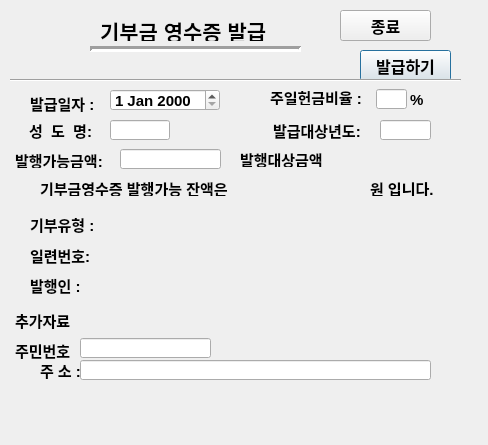
<?xml version="1.0" encoding="UTF-8"?>
<ui version="4.0">
 <class>Dialog</class>
 <widget class="QDialog" name="Dialog">
  <property name="geometry">
   <rect>
    <x>0</x>
    <y>0</y>
    <width>488</width>
    <height>445</height>
   </rect>
  </property>
  <property name="font">
   <font>
    <pointsize>11</pointsize>
    <weight>75</weight>
    <bold>true</bold>
   </font>
  </property>
  <property name="focusPolicy">
   <enum>Qt::NoFocus</enum>
  </property>
  <property name="windowTitle">
   <string>Dialog</string>
  </property>
  <widget class="QLabel" name="label">
   <property name="geometry">
    <rect>
     <x>100</x>
     <y>20</y>
     <width>201</width>
     <height>21</height>
    </rect>
   </property>
   <property name="font">
    <font>
     <pointsize>16</pointsize>
     <weight>75</weight>
     <bold>true</bold>
    </font>
   </property>
   <property name="text">
    <string>기부금 영수증 발급</string>
   </property>
  </widget>
  <widget class="QDateEdit" name="issue_date_widget">
   <property name="geometry">
    <rect>
     <x>110</x>
     <y>89</y>
     <width>110</width>
     <height>22</height>
    </rect>
   </property>
  </widget>
  <widget class="QLabel" name="issue_date">
   <property name="geometry">
    <rect>
     <x>30</x>
     <y>93</y>
     <width>71</width>
     <height>20</height>
    </rect>
   </property>
   <property name="font">
    <font>
     <pointsize>11</pointsize>
     <weight>75</weight>
     <bold>true</bold>
    </font>
   </property>
   <property name="text">
    <string>발급일자 :</string>
   </property>
  </widget>
  <widget class="QLabel" name="label_3">
   <property name="geometry">
    <rect>
     <x>29</x>
     <y>120</y>
     <width>71</width>
     <height>20</height>
    </rect>
   </property>
   <property name="font">
    <font>
     <pointsize>11</pointsize>
     <weight>75</weight>
     <bold>true</bold>
    </font>
   </property>
   <property name="text">
    <string>성  도  명:</string>
   </property>
  </widget>
  <widget class="QLineEdit" name="issue_name_widget">
   <property name="geometry">
    <rect>
     <x>110</x>
     <y>120</y>
     <width>60</width>
     <height>20</height>
    </rect>
   </property>
  </widget>
  <widget class="QLabel" name="issue_name_hapcode_widget">
   <property name="geometry">
    <rect>
     <x>180</x>
     <y>124</y>
     <width>81</width>
     <height>16</height>
    </rect>
   </property>
   <property name="text">
    <string/>
   </property>
  </widget>
  <widget class="QLineEdit" name="target_year_widget">
   <property name="geometry">
    <rect>
     <x>380</x>
     <y>120</y>
     <width>51</width>
     <height>20</height>
    </rect>
   </property>
   <property name="focusPolicy">
    <enum>Qt::StrongFocus</enum>
   </property>
  </widget>
  <widget class="QLabel" name="label_5">
   <property name="geometry">
    <rect>
     <x>273</x>
     <y>120</y>
     <width>101</width>
     <height>20</height>
    </rect>
   </property>
   <property name="font">
    <font>
     <pointsize>11</pointsize>
     <weight>75</weight>
     <bold>true</bold>
    </font>
   </property>
   <property name="text">
    <string>발급대상년도:</string>
   </property>
  </widget>
  <widget class="QLabel" name="label_6">
   <property name="geometry">
    <rect>
     <x>30</x>
     <y>214</y>
     <width>71</width>
     <height>20</height>
    </rect>
   </property>
   <property name="font">
    <font>
     <pointsize>11</pointsize>
     <weight>75</weight>
     <bold>true</bold>
    </font>
   </property>
   <property name="text">
    <string>기부유형 :</string>
   </property>
  </widget>
  <widget class="QLabel" name="category_widget">
   <property name="geometry">
    <rect>
     <x>110</x>
     <y>217</y>
     <width>81</width>
     <height>16</height>
    </rect>
   </property>
   <property name="text">
    <string/>
   </property>
  </widget>
  <widget class="QLabel" name="label_8">
   <property name="geometry">
    <rect>
     <x>30</x>
     <y>245</y>
     <width>61</width>
     <height>20</height>
    </rect>
   </property>
   <property name="font">
    <font>
     <pointsize>11</pointsize>
     <weight>75</weight>
     <bold>true</bold>
    </font>
   </property>
   <property name="text">
    <string>일련번호:</string>
   </property>
  </widget>
  <widget class="QLabel" name="issue_no_widget">
   <property name="geometry">
    <rect>
     <x>110</x>
     <y>248</y>
     <width>131</width>
     <height>16</height>
    </rect>
   </property>
   <property name="text">
    <string/>
   </property>
  </widget>
  <widget class="QLabel" name="label_10">
   <property name="geometry">
    <rect>
     <x>30</x>
     <y>275</y>
     <width>56</width>
     <height>21</height>
    </rect>
   </property>
   <property name="font">
    <font>
     <pointsize>11</pointsize>
     <weight>75</weight>
     <bold>true</bold>
    </font>
   </property>
   <property name="text">
    <string>발행인 :</string>
   </property>
  </widget>
  <widget class="QLabel" name="issue_church_widget">
   <property name="geometry">
    <rect>
     <x>110</x>
     <y>279</y>
     <width>311</width>
     <height>16</height>
    </rect>
   </property>
   <property name="text">
    <string/>
   </property>
  </widget>
  <widget class="QLabel" name="label_4">
   <property name="geometry">
    <rect>
     <x>270</x>
     <y>89</y>
     <width>101</width>
     <height>16</height>
    </rect>
   </property>
   <property name="text">
    <string>주일헌금비율 :</string>
   </property>
  </widget>
  <widget class="QLineEdit" name="jujung_ratio_widget">
   <property name="geometry">
    <rect>
     <x>376</x>
     <y>89</y>
     <width>31</width>
     <height>20</height>
    </rect>
   </property>
  </widget>
  <widget class="QLabel" name="label_7">
   <property name="geometry">
    <rect>
     <x>410</x>
     <y>92</y>
     <width>16</width>
     <height>16</height>
    </rect>
   </property>
   <property name="text">
    <string>%</string>
   </property>
  </widget>
  <widget class="QLabel" name="label_11">
   <property name="geometry">
    <rect>
     <x>15</x>
     <y>152</y>
     <width>101</width>
     <height>16</height>
    </rect>
   </property>
   <property name="font">
    <font>
     <pointsize>11</pointsize>
     <weight>75</weight>
     <bold>true</bold>
    </font>
   </property>
   <property name="text">
    <string>발행가능금액:</string>
   </property>
  </widget>
  <widget class="QLineEdit" name="issue_amount_widget">
   <property name="enabled">
    <bool>true</bool>
   </property>
   <property name="geometry">
    <rect>
     <x>120</x>
     <y>149</y>
     <width>101</width>
     <height>20</height>
    </rect>
   </property>
   <property name="alignment">
    <set>Qt::AlignRight|Qt::AlignTrailing|Qt::AlignVCenter</set>
   </property>
  </widget>
  <widget class="QLabel" name="label_12">
   <property name="geometry">
    <rect>
     <x>240</x>
     <y>151</y>
     <width>101</width>
     <height>16</height>
    </rect>
   </property>
   <property name="text">
    <string>발행대상금액</string>
   </property>
  </widget>
  <widget class="QLabel" name="total_amount_widget">
   <property name="geometry">
    <rect>
     <x>334</x>
     <y>150</y>
     <width>111</width>
     <height>16</height>
    </rect>
   </property>
   <property name="text">
    <string/>
   </property>
  </widget>
  <widget class="QPushButton" name="issue_Button">
   <property name="geometry">
    <rect>
     <x>360</x>
     <y>50</y>
     <width>91</width>
     <height>31</height>
    </rect>
   </property>
   <property name="font">
    <font>
     <pointsize>12</pointsize>
     <weight>75</weight>
     <bold>true</bold>
    </font>
   </property>
   <property name="acceptDrops">
    <bool>false</bool>
   </property>
   <property name="text">
    <string>발급하기</string>
   </property>
   <property name="default">
    <bool>true</bool>
   </property>
  </widget>
  <widget class="Line" name="line">
   <property name="geometry">
    <rect>
     <x>10</x>
     <y>70</y>
     <width>451</width>
     <height>20</height>
    </rect>
   </property>
   <property name="orientation">
    <enum>Qt::Horizontal</enum>
   </property>
  </widget>
  <widget class="Line" name="line_2">
   <property name="geometry">
    <rect>
     <x>90</x>
     <y>39</y>
     <width>211</width>
     <height>20</height>
    </rect>
   </property>
   <property name="lineWidth">
    <number>3</number>
   </property>
   <property name="orientation">
    <enum>Qt::Horizontal</enum>
   </property>
  </widget>
  <widget class="QPushButton" name="close_Button">
   <property name="geometry">
    <rect>
     <x>340</x>
     <y>10</y>
     <width>91</width>
     <height>31</height>
    </rect>
   </property>
   <property name="font">
    <font>
     <pointsize>12</pointsize>
     <weight>75</weight>
     <bold>true</bold>
    </font>
   </property>
   <property name="text">
    <string>종료</string>
   </property>
  </widget>
  <widget class="QLabel" name="label_2">
   <property name="geometry">
    <rect>
     <x>15</x>
     <y>310</y>
     <width>61</width>
     <height>20</height>
    </rect>
   </property>
   <property name="text">
    <string>추가자료</string>
   </property>
  </widget>
  <widget class="QLineEdit" name="jumin_no_widget">
   <property name="geometry">
    <rect>
     <x>80</x>
     <y>338</y>
     <width>131</width>
     <height>20</height>
    </rect>
   </property>
   <property name="text">
    <string/>
   </property>
  </widget>
  <widget class="QLabel" name="label_13">
   <property name="geometry">
    <rect>
     <x>15</x>
     <y>340</y>
     <width>61</width>
     <height>20</height>
    </rect>
   </property>
   <property name="text">
    <string>주민번호</string>
   </property>
  </widget>
  <widget class="QLabel" name="label_14">
   <property name="geometry">
    <rect>
     <x>40</x>
     <y>360</y>
     <width>51</width>
     <height>20</height>
    </rect>
   </property>
   <property name="text">
    <string>주 소 :</string>
   </property>
  </widget>
  <widget class="QLineEdit" name="address_widget">
   <property name="geometry">
    <rect>
     <x>80</x>
     <y>360</y>
     <width>351</width>
     <height>20</height>
    </rect>
   </property>
   <property name="text">
    <string/>
   </property>
  </widget>
  <widget class="QLabel" name="label_15">
   <property name="geometry">
    <rect>
     <x>40</x>
     <y>180</y>
     <width>221</width>
     <height>16</height>
    </rect>
   </property>
   <property name="text">
    <string>기부금영수증 발행가능 잔액은</string>
   </property>
  </widget>
  <widget class="QLabel" name="issable_amount">
   <property name="geometry">
    <rect>
     <x>267</x>
     <y>180</y>
     <width>101</width>
     <height>20</height>
    </rect>
   </property>
   <property name="text">
    <string/>
   </property>
   <property name="alignment">
    <set>Qt::AlignRight|Qt::AlignTrailing|Qt::AlignVCenter</set>
   </property>
  </widget>
  <widget class="QLabel" name="label_17">
   <property name="geometry">
    <rect>
     <x>370</x>
     <y>180</y>
     <width>81</width>
     <height>16</height>
    </rect>
   </property>
   <property name="text">
    <string>원 입니다.</string>
   </property>
  </widget>
 </widget>
 <tabstops>
  <tabstop>issue_date_widget</tabstop>
  <tabstop>issue_name_widget</tabstop>
  <tabstop>target_year_widget</tabstop>
  <tabstop>issue_amount_widget</tabstop>
  <tabstop>jumin_no_widget</tabstop>
  <tabstop>address_widget</tabstop>
  <tabstop>close_Button</tabstop>
  <tabstop>issue_Button</tabstop>
  <tabstop>jujung_ratio_widget</tabstop>
 </tabstops>
 <resources/>
 <connections>
  <connection>
   <sender>close_Button</sender>
   <signal>clicked()</signal>
   <receiver>Dialog</receiver>
   <slot>issue_close()</slot>
   <hints>
    <hint type="sourcelabel">
     <x>350</x>
     <y>22</y>
    </hint>
    <hint type="destinationlabel">
     <x>420</x>
     <y>19</y>
    </hint>
   </hints>
  </connection>
  <connection>
   <sender>issue_Button</sender>
   <signal>clicked()</signal>
   <receiver>Dialog</receiver>
   <slot>contribution_issue_s()</slot>
   <hints>
    <hint type="sourcelabel">
     <x>378</x>
     <y>61</y>
    </hint>
    <hint type="destinationlabel">
     <x>291</x>
     <y>63</y>
    </hint>
   </hints>
  </connection>
 </connections>
 <slots>
  <slot>issue_close()</slot>
  <slot>contribution_issue_s()</slot>
 </slots>
</ui>
